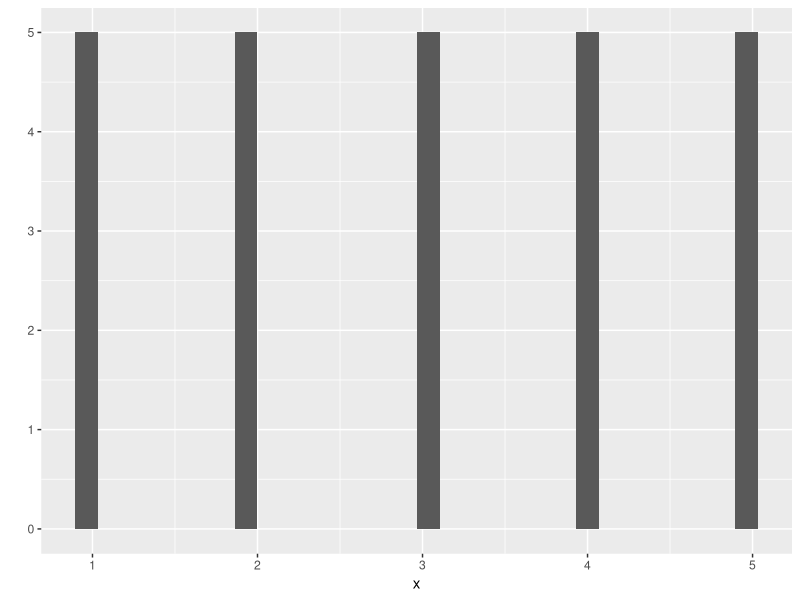
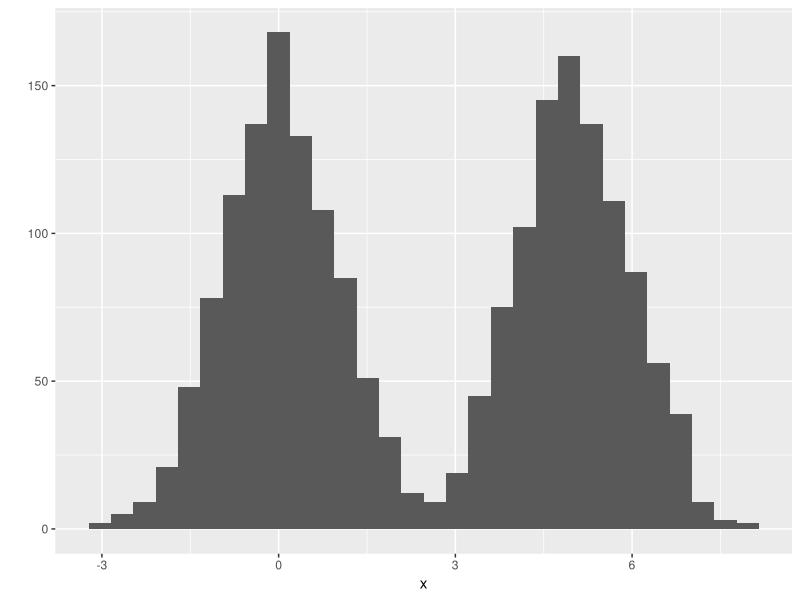
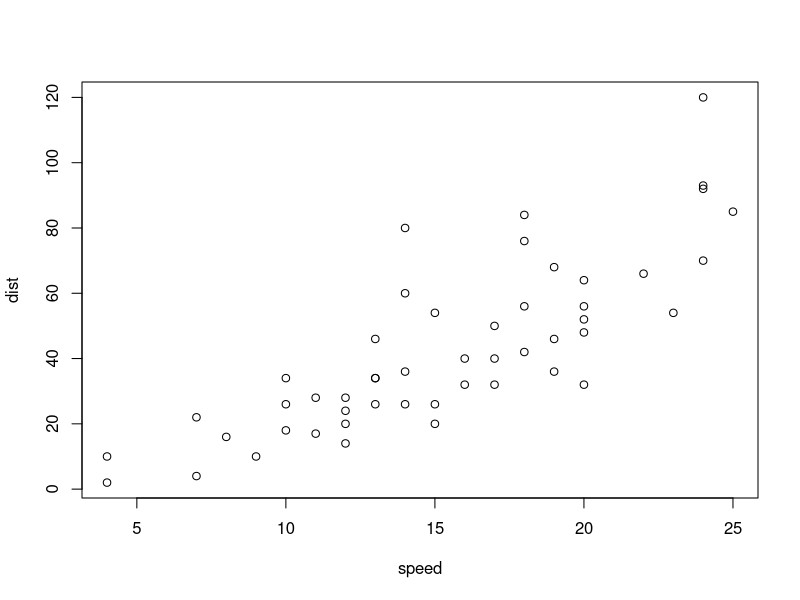

These charts were generated, in order, by the following R code:
## ---- chunk 1
library(ggplot2)
x = c(rep (c(1:5),5))
qplot(x)
## ---- chunk 2
library(ggplot2)
x = rnorm(1000)
x1=x+5
x = c(x,x1)
qplot(x,)
## ---- chunk 3
plot(cars)
